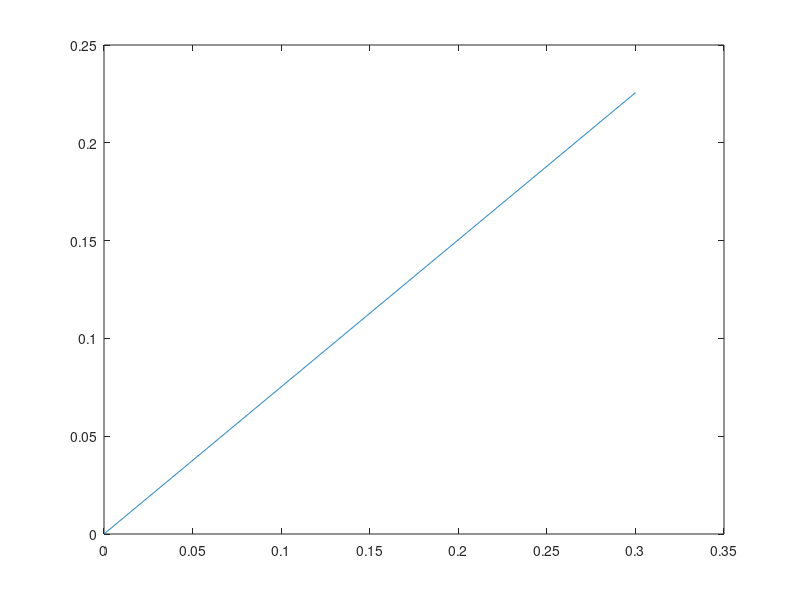

Recreate this plot in MATLAB.
%% B19
Kf = 3243; % in-lb
Kr = 8402; % in-lb
MR = 1; 

spring_travel = 0.040; % spring compression on one side with max steer
wheel_travel = spring_travel/MR;
track_width = 50; % in

% roll angle caused by wheel lift from caster at max steer (deg)
roll_caster = atand(2*spring_travel/track_width);

weight_transfer = (Kf*Kr)/(Kf+Kr)*roll_caster/track_width % lbs
%weight_transfer2 = Kf*(roll_caster-Kf/(Kf+Kr)*roll_caster)/track_width;

%% B20
Kf = 2860; % in-lb
Kr = 3896; % in-lb
MR = 0.75; 

spring_travel = 0.063; % spring compression on one side with max steer
wheel_travel = spring_travel/MR;
track_width = 47; % in

% roll angle caused by wheel lift from caster at max steer (deg)
roll_caster = atand(2*spring_travel/track_width);

weight_transfer = (Kf*Kr)/(Kf+Kr)*roll_caster/track_width % lbs
%weight_transfer2 = Kf*(roll_caster-Kf/(Kf+Kr)*roll_caster)/track_width;

%%

spring_travel_vec = linspace(0,0.3,1000);

for i = 1:numel(spring_travel_vec)
    spring_travel = spring_travel_vec(i);
    wheel_travel = spring_travel/MR;
    track_width = 47; % in

    % roll angle caused by wheel lift from caster at max steer (deg)
    roll_caster = atand(2*spring_travel/track_width);
    
    Kf = 5182; % in-lb
    Kr = 7774; % in-lb

    weight_transfer = (Kf*Kr)/(Kf+Kr)*roll_caster/track_width; % lbs
    
    LLTD = 0.5;
    weight = 560; % lb
    cornering_g = 1.5;
    cg_z = 12; % in
    
    caster_weight_transfer = weight_transfer; % lb
    
    total_weight_transfer = cornering_g*cg_z*weight/track_width;
    front_weight_transfer = LLTD*total_weight_transfer;
    rear_weight_transfer = (1-LLTD)*total_weight_transfer;
    
    front_weight_transfer_withcaster = LLTD*total_weight_transfer-caster_weight_transfer;
    rear_weight_transfer_withcaster = (1-LLTD)*total_weight_transfer+caster_weight_transfer;
    LLTD_new = front_weight_transfer_withcaster/total_weight_transfer;
    
    deltaLLTD(i) = LLTD-LLTD_new;
end

plot(spring_travel_vec,deltaLLTD);

%% B18
Kf = 5182; % in-lb
Kr = 7774; % in-lb

spring_travel = 0.080; % spring compression on one side with max steer
track_width = 50; % in

% roll angle caused by wheel lift from caster at max steer (deg)
roll_caster = atand(2*spring_travel/track_width);

weight_transfer = (Kf*Kr)/(Kf+Kr)*roll_caster/track_width % lbs

%% B19 with flexy chassis

Kf = 3243; % in-lb
Kr = 8402; % in-lb

Kc = 2000*12; % in-lb

spring_travel = 0.040; % spring compression on one side with max steer
track_width = 50; % in

% roll angle caused by wheel lift from caster at max steer (deg)
roll_caster = atand(2*spring_travel/track_width);

roll_angle = Kf/(Kf+((Kr*Kc)/(Kr+Kc)))*roll_caster; % deg
weight_transfer2 = Kf*(roll_caster-roll_angle)/track_width;

%% Weight transfer calculations

LLTD = 0.5;
weight = 560; % lb
cornering_g = 1.5;
cg_z = 12; % in
track_width = 50; % in

caster_weight_transfer = 5.39; % lb

total_weight_transfer = cornering_g*cg_z*weight/track_width;
front_weight_transfer = LLTD*total_weight_transfer;
rear_weight_transfer = (1-LLTD)*total_weight_transfer;

front_weight_transfer_withcaster = LLTD*total_weight_transfer-caster_weight_transfer;
rear_weight_transfer_withcaster = (1-LLTD)*total_weight_transfer+caster_weight_transfer;
LLTD_new = front_weight_transfer_withcaster/total_weight_transfer;

LLTD-LLTD_new





